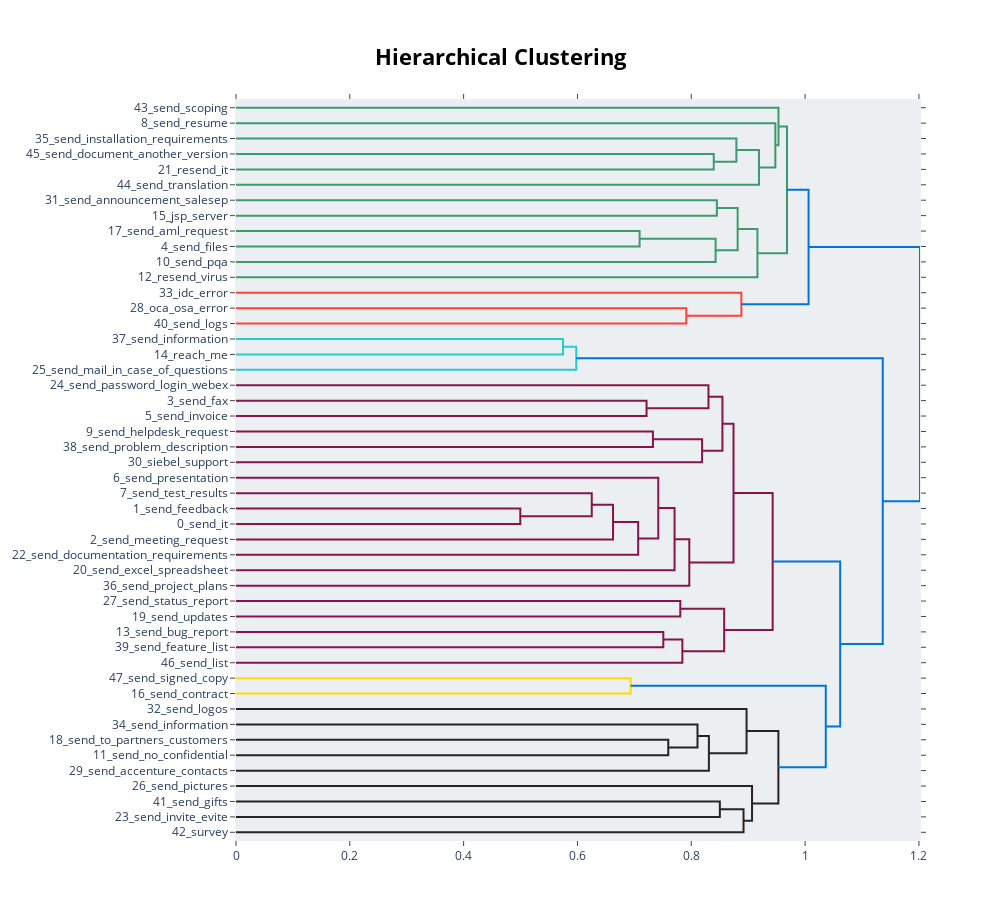

Notebook code for this chart:
### Code cell
topic_model.visualize_hierarchy(custom_labels=True)

### Figure 1 — Plotly figure (JSON) as saved in the notebook; plotly's stock layout.template omitted (floating-point values rounded to 4 significant figures)
{"data": [{"hoverinfo": "text", "marker": {"color": "rgb(61,153,112)"}, "mode": "lines", "type": "scatter", "x": [0, 0.8395, 0.8395, 0], "xaxis": "x", "y": [-35, -35, -45, -45], "yaxis": "y"}, {"hoverinfo": "text", "marker": {"color": "rgb(61,153,112)"}, "mode": "lines", "type": "scatter", "x": [0, 0.8793, 0.8793, 0.8395], "xaxis": "x", "y": [-25, -25, -40, -40], "yaxis": "y"}, {"hoverinfo": "text", "marker": {"color": "rgb(61,153,112)"}, "mode": "lines", "type": "scatter", "x": [0.8793, 0.919, 0.919, 0], "xaxis": "x", "y": [-32.5, -32.5, -55, -55], "yaxis": "y"}, {"hoverinfo": "text", "marker": {"color": "rgb(61,153,112)"}, "mode": "lines", "type": "scatter", "x": [0, 0.9478, 0.9478, 0.919], "xaxis": "x", "y": [-15, -15, -43.75, -43.75], "yaxis": "y"}, {"hoverinfo": "text", "marker": {"color": "rgb(61,153,112)"}, "mode": "lines", "type": "scatter", "x": [0, 0.9533, 0.9533, 0.9478], "xaxis": "x", "y": [-5, -5, -29.38, -29.38], "yaxis": "y"}, {"hoverinfo": "text", "marker": {"color": "rgb(61,153,112)"}, "mode": "lines", "type": "scatter", "x": [0, 0.845, 0.845, 0], "xaxis": "x", "y": [-65, -65, -75, -75], "yaxis": "y"}, {"hoverinfo": "text", "marker": {"color": "rgb(61,153,112)"}, "mode": "lines", "type": "scatter", "x": [0, 0.7092, 0.7092, 0], "xaxis": "x", "y": [-85, -85, -95, -95], "yaxis": "y"}, {"hoverinfo": "text", "marker": {"color": "rgb(61,153,112)"}, "mode": "lines", "type": "scatter", "x": [0.7092, 0.8428, 0.8428, 0], "xaxis": "x", "y": [-90, -90, -105, -105], "yaxis": "y"}, {"hoverinfo": "text", "marker": {"color": "rgb(61,153,112)"}, "mode": "lines", "type": "scatter", "x": [0.845, 0.8815, 0.8815, 0.8428], "xaxis": "x", "y": [-70, -70, -97.5, -97.5], "yaxis": "y"}, {"hoverinfo": "text", "marker": {"color": "rgb(61,153,112)"}, "mode": "lines", "type": "scatter", "x": [0.8815, 0.9163, 0.9163, 0], "xaxis": "x", "y": [-83.75, -83.75, -115, -115], "yaxis": "y"}, {"hoverinfo": "text", "marker": {"color": "rgb(61,153,112)"}, "mode": "lines", "type": "scatter", "x": [0.9533, 0.9682, 0.9682, 0.9163], "xaxis": "x", "y": [-17.19, -17.19, -99.38, -99.38], "yaxis": "y"}, {"hoverinfo": "text", "marker": {"color": "rgb(255,65,54)"}, "mode": "lines", "type": "scatter", "x": [0, 0.7913, 0.7913, 0], "xaxis": "x", "y": [-135, -135, -145, -145], "yaxis": "y"}, {"hoverinfo": "text", "marker": {"color": "rgb(255,65,54)"}, "mode": "lines", "type": "scatter", "x": [0, 0.888, 0.888, 0.7913], "xaxis": "x", "y": [-125, -125, -140, -140], "yaxis": "y"}, {"hoverinfo": "text", "marker": {"color": "rgb(0,116,217)"}, "mode": "lines", "type": "scatter", "x": [0.9682, 1.006, 1.006, 0.888], "xaxis": "x", "y": [-58.28, -58.28, -132.5, -132.5], "yaxis": "y"}, {"hoverinfo": "text", "marker": {"color": "rgb(35,205,205)"}, "mode": "lines", "type": "scatter", "x": [0, 0.5745, 0.5745, 0], "xaxis": "x", "y": [-155, -155, -165, -165], "yaxis": "y"}, {"hoverinfo": "text", "marker": {"color": "rgb(35,205,205)"}, "mode": "lines", "type": "scatter", "x": [0.5745, 0.5979, 0.5979, 0], "xaxis": "x", "y": [-160, -160, -175, -175], "yaxis": "y"}, {"hoverinfo": "text", "marker": {"color": "rgb(133,20,75)"}, "mode": "lines", "type": "scatter", "x": [0, 0.7214, 0.7214, 0], "xaxis": "x", "y": [-195, -195, -205, -205], "yaxis": "y"}, {"hoverinfo": "text", "marker": {"color": "rgb(133,20,75)"}, "mode": "lines", "type": "scatter", "x": [0, 0.8302, 0.8302, 0.7214], "xaxis": "x", "y": [-185, -185, -200, -200], "yaxis": "y"}, {"hoverinfo": "text", "marker": {"color": "rgb(133,20,75)"}, "mode": "lines", "type": "scatter", "x": [0, 0.7326, 0.7326, 0], "xaxis": "x", "y": [-215, -215, -225, -225], "yaxis": "y"}, {"hoverinfo": "text", "marker": {"color": "rgb(133,20,75)"}, "mode": "lines", "type": "scatter", "x": [0.7326, 0.819, 0.819, 0], "xaxis": "x", "y": [-220, -220, -235, -235], "yaxis": "y"}, {"hoverinfo": "text", "marker": {"color": "rgb(133,20,75)"}, "mode": "lines", "type": "scatter", "x": [0.8302, 0.8547, 0.8547, 0.819], "xaxis": "x", "y": [-192.5, -192.5, -227.5, -227.5], "yaxis": "y"}, {"hoverinfo": "text", "marker": {"color": "rgb(133,20,75)"}, "mode": "lines", "type": "scatter", "x": [0, 0.4996, 0.4996, 0], "xaxis": "x", "y": [-265, -265, -275, -275], "yaxis": "y"}, {"hoverinfo": "text", "marker": {"color": "rgb(133,20,75)"}, "mode": "lines", "type": "scatter", "x": [0, 0.6251, 0.6251, 0.4996], "xaxis": "x", "y": [-255, -255, -270, -270], "yaxis": "y"}, {"hoverinfo": "text", "marker": {"color": "rgb(133,20,75)"}, "mode": "lines", "type": "scatter", "x": [0.6251, 0.6625, 0.6625, 0], "xaxis": "x", "y": [-262.5, -262.5, -285, -285], "yaxis": "y"}, {"hoverinfo": "text", "marker": {"color": "rgb(133,20,75)"}, "mode": "lines", "type": "scatter", "x": [0.6625, 0.7067, 0.7067, 0], "xaxis": "x", "y": [-273.8, -273.8, -295, -295], "yaxis": "y"}, {"hoverinfo": "text", "marker": {"color": "rgb(133,20,75)"}, "mode": "lines", "type": "scatter", "x": [0, 0.742, 0.742, 0.7067], "xaxis": "x", "y": [-245, -245, -284.4, -284.4], "yaxis": "y"}, {"hoverinfo": "text", "marker": {"color": "rgb(133,20,75)"}, "mode": "lines", "type": "scatter", "x": [0.742, 0.7706, 0.7706, 0], "xaxis": "x", "y": [-264.7, -264.7, -305, -305], "yaxis": "y"}, {"hoverinfo": "text", "marker": {"color": "rgb(133,20,75)"}, "mode": "lines", "type": "scatter", "x": [0.7706, 0.7966, 0.7966, 0], "xaxis": "x", "y": [-284.8, -284.8, -315, -315], "yaxis": "y"}, {"hoverinfo": "text", "marker": {"color": "rgb(133,20,75)"}, "mode": "lines", "type": "scatter", "x": [0.8547, 0.8742, 0.8742, 0.7966], "xaxis": "x", "y": [-210, -210, -299.9, -299.9], "yaxis": "y"}, {"hoverinfo": "text", "marker": {"color": "rgb(133,20,75)"}, "mode": "lines", "type": "scatter", "x": [0, 0.7807, 0.7807, 0], "xaxis": "x", "y": [-325, -325, -335, -335], "yaxis": "y"}, {"hoverinfo": "text", "marker": {"color": "rgb(133,20,75)"}, "mode": "lines", "type": "scatter", "x": [0, 0.7509, 0.7509, 0], "xaxis": "x", "y": [-345, -345, -355, -355], "yaxis": "y"}, {"hoverinfo": "text", "marker": {"color": "rgb(133,20,75)"}, "mode": "lines", "type": "scatter", "x": [0.7509, 0.7844, 0.7844, 0], "xaxis": "x", "y": [-350, -350, -365, -365], "yaxis": "y"}, {"hoverinfo": "text", "marker": {"color": "rgb(133,20,75)"}, "mode": "lines", "type": "scatter", "x": [0.7807, 0.8578, 0.8578, 0.7844], "xaxis": "x", "y": [-330, -330, -357.5, -357.5], "yaxis": "y"}, {"hoverinfo": "text", "marker": {"color": "rgb(133,20,75)"}, "mode": "lines", "type": "scatter", "x": [0.8742, 0.943, 0.943, 0.8578], "xaxis": "x", "y": [-255.0, -255.0, -343.8, -343.8], "yaxis": "y"}, {"hoverinfo": "text", "marker": {"color": "rgb(255,220,0)"}, "mode": "lines", "type": "scatter", "x": [0, 0.6934, 0.6934, 0], "xaxis": "x", "y": [-375, -375, -385, -385], "yaxis": "y"}, {"hoverinfo": "text", "marker": {"color": "rgb(40,35,35)"}, "mode": "lines", "type": "scatter", "x": [0, 0.7596, 0.7596, 0], "xaxis": "x", "y": [-415, -415, -425, -425], "yaxis": "y"}, {"hoverinfo": "text", "marker": {"color": "rgb(40,35,35)"}, "mode": "lines", "type": "scatter", "x": [0, 0.8109, 0.8109, 0.7596], "xaxis": "x", "y": [-405, -405, -420, -420], "yaxis": "y"}, {"hoverinfo": "text", "marker": {"color": "rgb(40,35,35)"}, "mode": "lines", "type": "scatter", "x": [0.8109, 0.831, 0.831, 0], "xaxis": "x", "y": [-412.5, -412.5, -435, -435], "yaxis": "y"}, {"hoverinfo": "text", "marker": {"color": "rgb(40,35,35)"}, "mode": "lines", "type": "scatter", "x": [0, 0.8972, 0.8972, 0.831], "xaxis": "x", "y": [-395, -395, -423.8, -423.8], "yaxis": "y"}, {"hoverinfo": "text", "marker": {"color": "rgb(40,35,35)"}, "mode": "lines", "type": "scatter", "x": [0, 0.8502, 0.8502, 0], "xaxis": "x", "y": [-455, -455, -465, -465], "yaxis": "y"}, {"hoverinfo": "text", "marker": {"color": "rgb(40,35,35)"}, "mode": "lines", "type": "scatter", "x": [0.8502, 0.8918, 0.8918, 0], "xaxis": "x", "y": [-460, -460, -475, -475], "yaxis": "y"}, {"hoverinfo": "text", "marker": {"color": "rgb(40,35,35)"}, "mode": "lines", "type": "scatter", "x": [0, 0.9068, 0.9068, 0.8918], "xaxis": "x", "y": [-445, -445, -467.5, -467.5], "yaxis": "y"}, {"hoverinfo": "text", "marker": {"color": "rgb(40,35,35)"}, "mode": "lines", "type": "scatter", "x": [0.8972, 0.9531, 0.9531, 0.9068], "xaxis": "x", "y": [-409.4, -409.4, -456.2, -456.2], "yaxis": "y"}, {"hoverinfo": "text", "marker": {"color": "rgb(0,116,217)"}, "mode": "lines", "type": "scatter", "x": [0.6934, 1.036, 1.036, 0.9531], "xaxis": "x", "y": [-380, -380, -432.8, -432.8], "yaxis": "y"}, {"hoverinfo": "text", "marker": {"color": "rgb(0,116,217)"}, "mode": "lines", "type": "scatter", "x": [0.943, 1.062, 1.062, 1.036], "xaxis": "x", "y": [-299.4, -299.4, -406.4, -406.4], "yaxis": "y"}, {"hoverinfo": "text", "marker": {"color": "rgb(0,116,217)"}, "mode": "lines", "type": "scatter", "x": [0.5979, 1.136, 1.136, 1.062], "xaxis": "x", "y": [-167.5, -167.5, -352.9, -352.9], "yaxis": "y"}, {"hoverinfo": "text", "marker": {"color": "rgb(0,116,217)"}, "mode": "lines", "type": "scatter", "x": [1.006, 1.202, 1.202, 1.136], "xaxis": "x", "y": [-95.39, -95.39, -260.2, -260.2], "yaxis": "y"}], "layout": {"autosize": false, "height": 920, "hoverlabel": {"bgcolor": "white", "font": {"family": "Rockwell", "size": 16}}, "hovermode": "closest", "plot_bgcolor": "#ECEFF1", "showlegend": false, "title": {"font": {"color": "Black", "size": 22}, "text": "<b>Hierarchical Clustering</b>", "x": 0.5, "xanchor": "center", "yanchor": "top"}, "width": 1000, "xaxis": {"mirror": "allticks", "rangemode": "tozero", "showgrid": false, "showline": true, "showticklabels": true, "ticks": "outside", "type": "linear", "zeroline": false}, "yaxis": {"mirror": "allticks", "range": [-480, 0], "rangemode": "tozero", "showgrid": false, "showline": true, "showticklabels": true, "tickmode": "array", "ticks": "outside", "ticktext": ["43_send_scoping", "8_send_resume", "35_send_installation_requirements", "45_send_document_another_version", "21_resend_it", "44_send_translation", "31_send_announcement_salesep", "15_jsp_server", "17_send_aml_request", "4_send_files", "10_send_pqa", "12_resend_virus", "33_idc_error", "28_oca_osa_error", "40_send_logs", "37_send_information", "14_reach_me", "25_send_mail_in_case_of_questions", "24_send_password_login_webex", "3_send_fax", "5_send_invoice", "9_send_helpdesk_request", "38_send_problem_description", "30_siebel_support", "6_send_presentation", "7_send_test_results", "1_send_feedback", "0_send_it", "2_send_meeting_request", "22_send_documentation_requirements", "20_send_excel_spreadsheet", "36_send_project_plans", "27_send_status_report", "19_send_updates", "13_send_bug_report", "39_send_feature_list", "46_send_list", "47_send_signed_copy", "16_send_contract", "32_send_logos", "34_send_information", "18_send_to_partners_customers", "11_send_no_confidential", "29_send_accenture_contacts", "26_send_pictures", "41_send_gifts", "23_send_invite_evite", "42_survey"], "tickvals": [-5, -15, -25, -35, -45, -55, -65, -75, -85, -95, -105, -115, -125, -135, -145, -155, -165, -175, -185, -195, -205, -215, -225, -235, -245, -255, -265, -275, -285, -295, -305, -315, -325, -335, -345, -355, -365, -375, -385, -395, -405, -415, -425, -435, -445, -455, -465, -475], "type": "linear", "zeroline": false}}}
